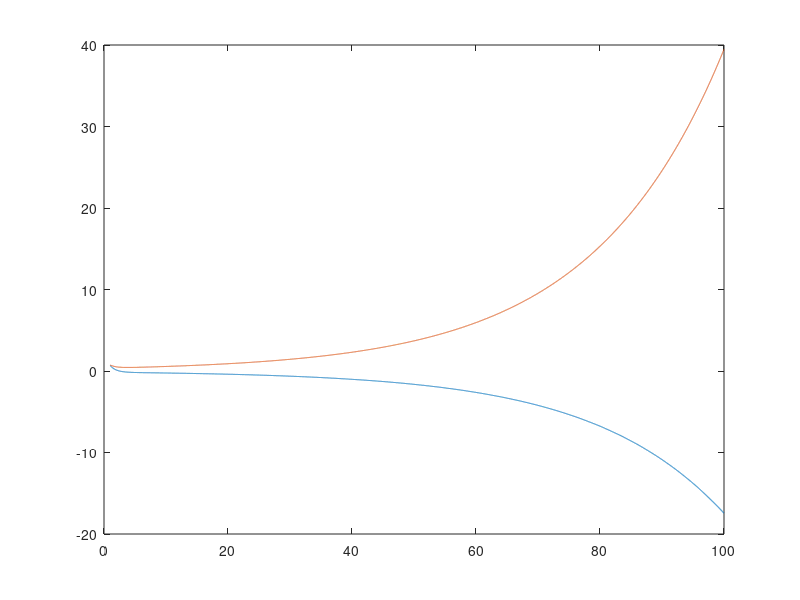

Here is the MATLAB script that generated this plot: (Note: this script raises an error after producing the figure.)
%% Stability of Kronecker Continuous and Discrete Linear Systems
%
%   I am interested in the following 2 equations:
%
%       (1) dx/dt  = Ax
%       (2) x(t+1) = Ax
%
%   where A is an n dimensional matrix and x is an n dimensional vector.
%
% Auth: Joshua Pickard
%       jpic@umich.edu
% Date: May 4, 2023

clear; clc; close all;

T = 100; n = 2;
A = rand(n,n);
ceq = @(t,x) -A * x;
X0 = rand(n,1);

[t, X1] = ode45(ceq,[1:0.01:T], X0);
figure; plot(t, X1); hold on;

% As a difference equation
At = exp(A * 0.01);
X2 = zeros(n,T); X2(:,1) = X0;
for t=2:size(X2,2)
    X2(:,t) = At * X2(:,t-1) + X2(:,t-1);
end
scatter(t, X2(1,:));
scatter(t, X2(2,:));

X1 = zeros(n,T);
X2 = zeros(n,T);
X1(:,1) = rand(1,n);

for t=2:T
    X1(:,t) = A * X1(:,t-1) + X1(:,t-1);
end

figure; plot(X')


A

